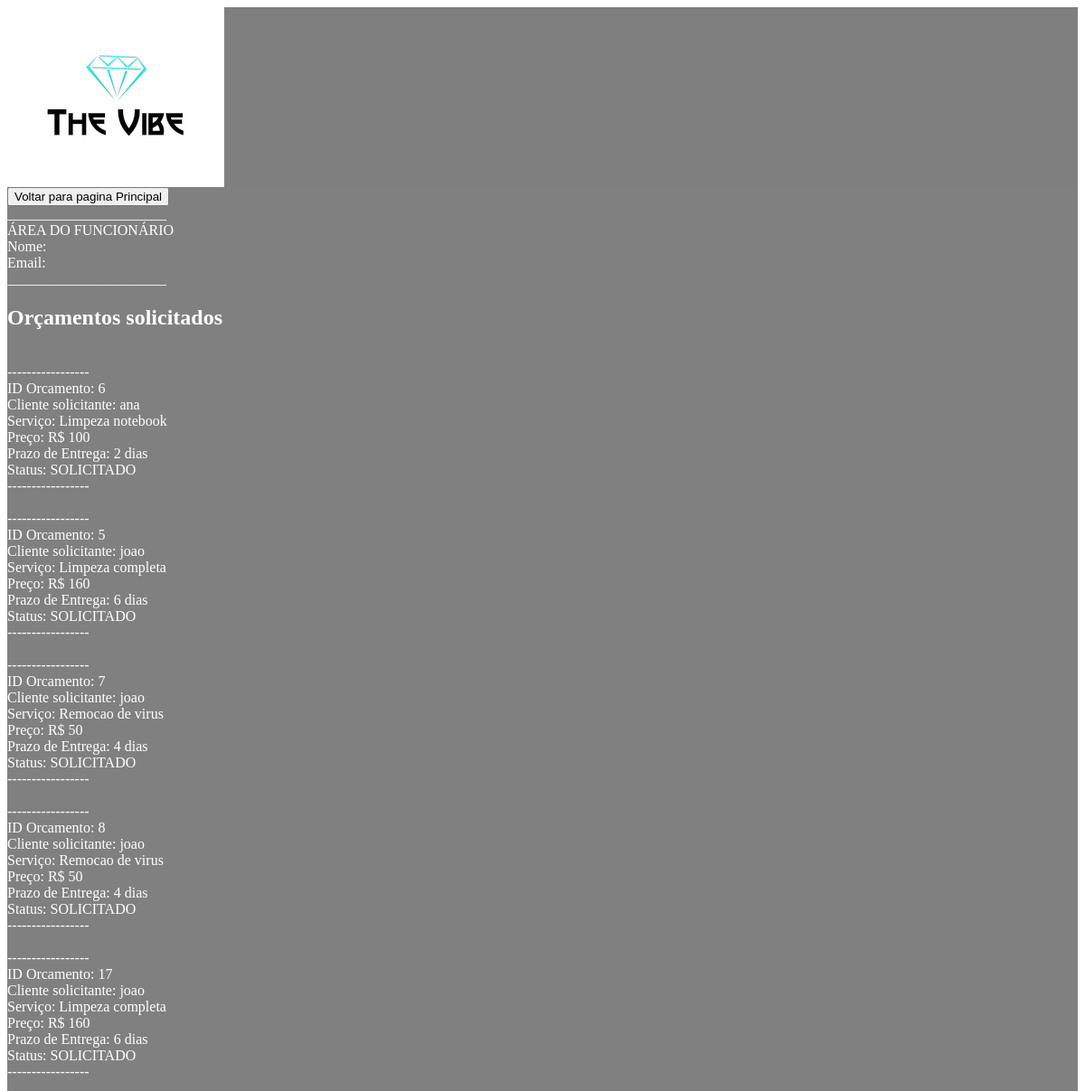
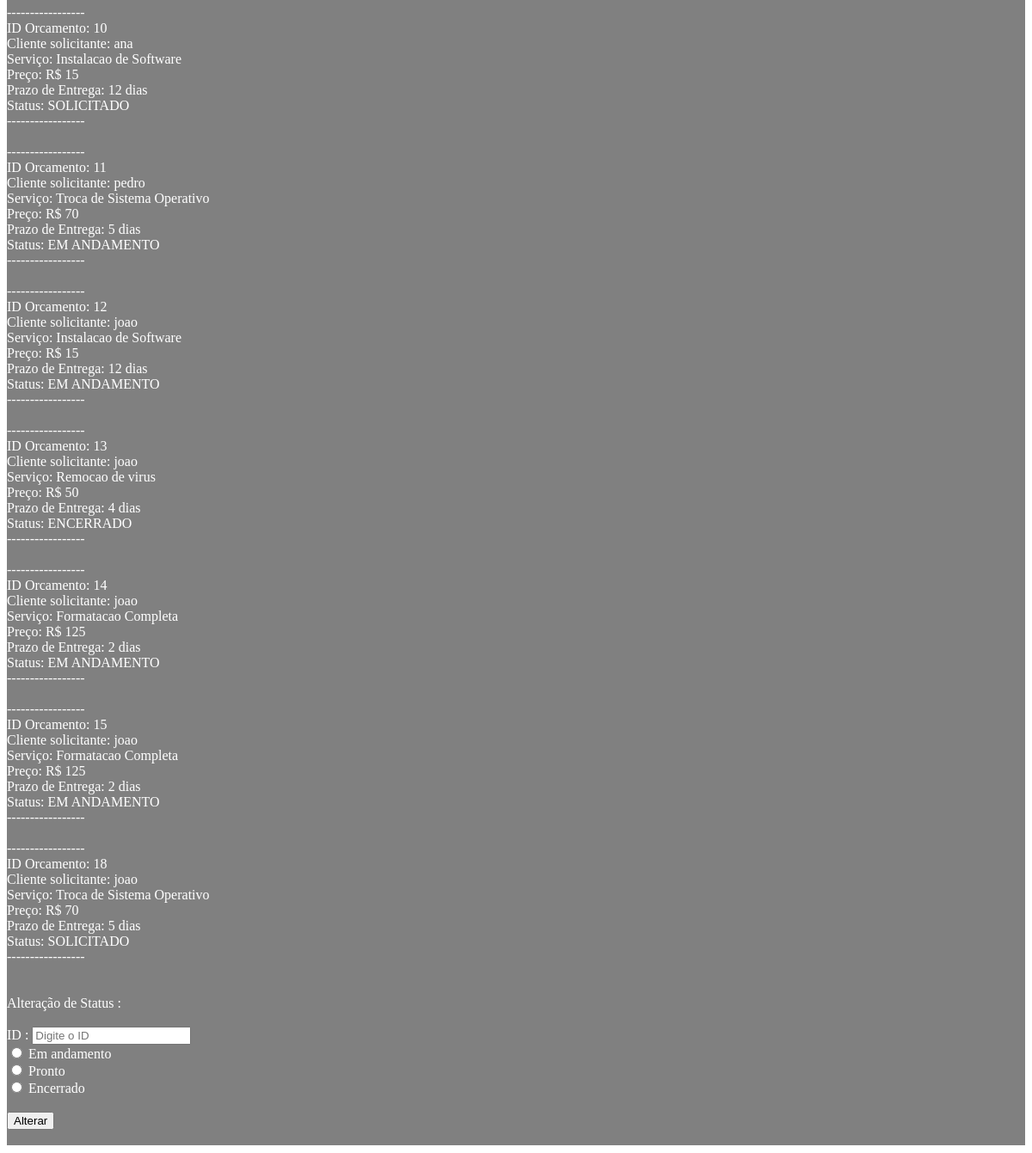
The app's page /controleOrcamentos.php with its own data (2 pictures, top to bottom).
### tables this page shows
CREATE TABLE IF NOT EXISTS `orcamentos` (
  `id` int(11) NOT NULL AUTO_INCREMENT,
  `login` varchar(50) NOT NULL,
  `nomeServico` varchar(50) NOT NULL,
  `dataSolicitada` date NOT NULL,
  `status` int(11) NOT NULL,
  PRIMARY KEY (`id`)
);

CREATE TABLE IF NOT EXISTS `servicos` (
  `id` int(11) NOT NULL AUTO_INCREMENT,
  `nome` text NOT NULL,
  `tempo` int(11) NOT NULL,
  `preco` float NOT NULL,
  `descricao` varchar(300) NOT NULL,
  PRIMARY KEY (`id`)
);

### controleOrcamentos.php (the view, shortened to what this page needs)
<?php
	require 'conexao.php';
?>
<!DOCTYPE html>
<html>
<head>
	<link rel="stylesheet" type="text/css" href="styles-cadastro.css">
</head>
<body>
	<section><div class="login-box">
	<img class="logo" src="images/vibe.png" alt="logotipo da loja" >
		<div class="login-box">
		<div class="login-box1">
		<input type="button" value="Voltar para pagina Principal" onclick="javascript: location.href='index.php';" />
			<div <h1>
			    <?php echo "______________________";
			    ?><br /><?php
			    	$usuario = dbBuscaFuncionario($_SESSION['NomeUsuario']);
					$linha_usuario = mysqli_fetch_array($usuario);
				?><?php echo "     ÁREA DO FUNCIONÁRIO";
				?><br /><?php
				?><?php echo  "Nome:".$linha_usuario['Nome'];
				?><br /><?php echo  "Email: ".$linha_usuario['Email'];
				?><br /><?php echo "______________________";
			    ?>
			<div
			</div>
				<h1> Orçamentos solicitados </h1>
			</div>
		</div>
		<?php
			$orcamento_servicos = dbBuscaTodosOrcamentos();
			while ($linha = mysqli_fetch_array($orcamento_servicos)) {
				$txtIdServico = $linha['id'];
				$txtClienteSolicitante = $linha['login'];
				$txtNomeServico = $linha['nomeServico'];
				$txtStatus = $linha['status'];
				$txtStatusvalor="";
				if($txtStatus==0){
					$txtStatusvalor=" SOLICITADO";
				}else{
					if($txtStatus==1){
						$txtStatusvalor=" EM ANDAMENTO";
					}else{
						if($txtStatus==2){
							$txtStatusvalor=" PRONTO";
						}else{
							if($txtStatus==3){
								$txtStatusvalor=" ENCERRADO";
							}
						}
					}
				}
				$dados_servicos = dbBuscaServicosPedidos($txtNomeServico);
				$linha_servico = mysqli_fetch_array($dados_servicos);
				$txtValorServico = "R$   ".$linha_servico['preco'];
				$txtTempoServico = $linha_servico['tempo'];
					?><br /><?php
					echo "-----------------";
					?><br /><?php
					echo "ID Orcamento: " .$txtIdServico;
					?><br /><?php
					echo "Cliente solicitante: " .$txtClienteSolicitante;
					?><br /><?php
					echo "Serviço: ".$txtNomeServico;
					?><br /><?php
					echo "Preço: ".$txtValorServico;
					?><br /><?php
					echo "Prazo de Entrega: ".$txtTempoServico ." dias";
					?><br /><?php
					echo  "Status: ".$txtStatusvalor;
					?><br /><?php
					echo "-----------------";
					?><br /><?php
				}
			?>
			<br><br>
			Alteração de Status :
			<br><br>
		<form action="#" method="post">
			ID :
			<input type="number" name="idServico" placeholder="Digite o ID"> <br>
			<input type="radio" name="status" value="1" > Em andamento  <br>
			<input type="radio" name="status" value="2" > Pronto  <br>
			<input type="radio" name="status" value="3" > Encerrado  <br>
			<br>
			<input type="submit" name="submit" value="Alterar" formmethod="post">
			<br><br>
		</form>
		</div>
	</div></section>
</html>

### styles-cadastro.css (style rules this page uses)
.login-box { background: rgba(0, 0, 0, 0.5); color: white; }
.login-box1 { background-color: gray; color: white; }

### records on screen
orcamentos: id "6", login "ana", nomeServico "Limpeza notebook", servicos.preco "R$ 100", servicos.tempo "2", status "SOLICITADO"
orcamentos: id "5", login "joao", nomeServico "Limpeza completa", servicos.preco "R$ 160", servicos.tempo "6", status "SOLICITADO"
orcamentos: id "7", login "joao", nomeServico "Remocao de virus", servicos.preco "R$ 50", servicos.tempo "4", status "SOLICITADO"
orcamentos: id "8", login "joao", nomeServico "Remocao de virus", servicos.preco "R$ 50", servicos.tempo "4", status "SOLICITADO"
orcamentos: id "17", login "joao", nomeServico "Limpeza completa", servicos.preco "R$ 160", servicos.tempo "6", status "SOLICITADO"
orcamentos: id "10", login "ana", nomeServico "Instalacao de Software", servicos.preco "R$ 15", servicos.tempo "12", status "SOLICITADO"
orcamentos: id "11", login "pedro", nomeServico "Troca de Sistema Operativo", servicos.preco "R$ 70", servicos.tempo "5", status "EM ANDAMENTO"
orcamentos: id "12", login "joao", nomeServico "Instalacao de Software", servicos.preco "R$ 15", servicos.tempo "12", status "EM ANDAMENTO"
orcamentos: id "13", login "joao", nomeServico "Remocao de virus", servicos.preco "R$ 50", servicos.tempo "4", status "ENCERRADO"
orcamentos: id "14", login "joao", nomeServico "Formatacao Completa", servicos.preco "R$ 125", servicos.tempo "2", status "EM ANDAMENTO"
orcamentos: id "15", login "joao", nomeServico "Formatacao Completa", servicos.preco "R$ 125", servicos.tempo "2", status "EM ANDAMENTO"
orcamentos: id "18", login "joao", nomeServico "Troca de Sistema Operativo", servicos.preco "R$ 70", servicos.tempo "5", status "SOLICITADO"
